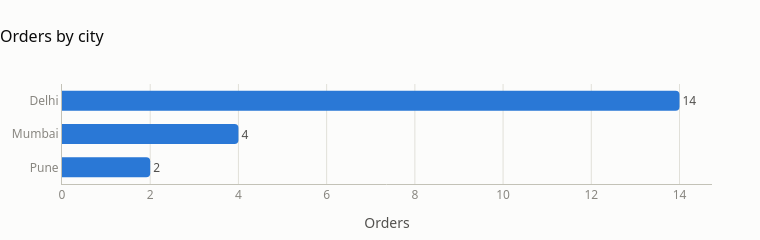

This figure's notebook cell:
### Markdown cell above
## 5. Drawing the chart

Mark specs from the chart guide: bars at most 24 px thick with rounded
data ends and value labels at the tip; 2 px lines with 8 px markers and a
surface-coloured ring; hairline grid; muted axis text; text never in the
series colour; hover tooltips on every mark. Light and dark themes use
their own selected palette steps.

### Code cell
# ============================================================
# 5. DRAWING THE CHART
# ============================================================

def format_number(value):
    """Labels: thousands separators, at most 2 decimals."""

    if value is None or (isinstance(value, float) and math.isnan(value)):
        return ""

    value = float(value)

    return f"{value:,.0f}" if value.is_integer() else f"{value:,.2f}"


def readable(name):
    """total_sales -> Total sales"""

    return str(name).replace("_", " ").strip().capitalize()


def tick_format(values):
    """Compact ticks (10k) once an axis reaches 10,000."""

    numbers = pd.to_numeric(pd.Series(values), errors="coerce").abs()
    return "~s" if numbers.max() >= 10_000 else ",~r"


def base_layout(figure, theme, title, height):
    """Surface, ink, hairline grid and hover for every chart."""

    figure.update_layout(
        title={"text": title, "x": 0, "xanchor": "left",
               "font": {"size": 16, "color": theme["ink"]}},
        width=CHART_WIDTH, height=height,
        margin={"l": 16, "r": 48, "t": 84, "b": 40},
        paper_bgcolor=theme["surface"], plot_bgcolor=theme["surface"],
        font={"family": FONT_FAMILY, "size": 12, "color": theme["ink_secondary"]},
        hoverlabel={"bgcolor": theme["surface"], "bordercolor": theme["axis"],
                    "font": {"color": theme["ink"], "family": FONT_FAMILY}},
        # Legend in one row between the title and the plot, never
        # competing with the x-axis title.
        legend={"orientation": "h", "y": 1.02, "yanchor": "bottom", "x": 0,
                "font": {"color": theme["ink_secondary"]}},
        barcornerradius=4,
    )
    figure.update_xaxes(gridcolor=theme["grid"], gridwidth=1,
                        linecolor=theme["axis"], zeroline=False,
                        tickfont={"color": theme["muted"]}, automargin=True,
                        title_font={"color": theme["ink_secondary"]})
    figure.update_yaxes(gridcolor=theme["grid"], gridwidth=1,
                        linecolor=theme["axis"], zeroline=False,
                        tickfont={"color": theme["muted"]}, automargin=True,
                        title_font={"color": theme["ink_secondary"]})

    return figure


def series_colors(values, theme):
    """Fixed colour per category name (sorted), never by rank."""

    names = sorted(pd.Series(values).dropna().astype(str).unique())
    return {name: theme["series"][index] for index, name in enumerate(names)}


def draw_stat(frame, spec, theme):
    """Hero number; a text column in the row names what it is about."""

    value = frame[spec["y"]].iloc[0]
    labels = [str(frame[column].iloc[0]) for column in frame.columns
              if column != spec["y"] and pd.notna(frame[column].iloc[0])]
    label = " · ".join(labels + [readable(spec["y"])])

    figure = go.Figure(go.Indicator(
        mode="number", value=None if pd.isna(value) else float(value),
        number={"valueformat": ",.2~f",
                "font": {"size": 56, "color": theme["ink"]}},
        title={"text": label,
               "font": {"size": 14, "color": theme["ink_secondary"]}},
    ))
    return base_layout(figure, theme, spec["title"], 220)


def draw_bar(frame, spec, theme):
    data = (frame.dropna(subset=[spec["x"]])
                 .sort_values(spec["x"], ascending=False)
                 .head(MAX_BARS))
    figure = go.Figure(go.Bar(
        x=data[spec["x"]], y=data[spec["y"]].astype(str), orientation="h",
        marker={"color": theme["series"][0], "line": {"width": 0}},
        text=[format_number(value) for value in data[spec["x"]]],
        textposition="outside", cliponaxis=False,
        textfont={"color": theme["ink_secondary"]},
        hovertemplate="%{y}: %{x:,}<extra></extra>",
    ))
    figure.update_layout(bargap=BAR_GAP)
    figure.update_yaxes(autorange="reversed", showgrid=False)
    figure.update_xaxes(title=readable(spec["x"]),
                        tickformat=tick_format(data[spec["x"]]))
    height = 110 + BAR_SLOT_PX * len(data)
    return base_layout(figure, theme, spec["title"], height)


def draw_grouped_bar(frame, spec, theme):
    colors = series_colors(frame[spec["color"]], theme)
    figure = go.Figure()

    for name, color in colors.items():
        part = frame[frame[spec["color"]].astype(str) == name]
        figure.add_trace(go.Bar(
            x=part[spec["x"]], y=part[spec["y"]].astype(str), name=name,
            orientation="h", marker={"color": color, "line": {"width": 0}},
            hovertemplate=f"{name} · %{{y}}: %{{x:,}}<extra></extra>",
        ))

    # bargroupgap leaves a visible surface gap between bars of a group.
    figure.update_layout(barmode="group", bargap=0.3, bargroupgap=0.2)
    figure.update_yaxes(autorange="reversed", showgrid=False)
    figure.update_xaxes(title=readable(spec["x"]),
                        tickformat=tick_format(frame[spec["x"]]))
    height = 130 + BAR_SLOT_PX * frame[spec["y"]].nunique() * max(1, len(colors) // 2)
    return base_layout(figure, theme, spec["title"], min(height, 900))


def line_trace(x, y, color, theme, name=None, show_end_label=True):
    """2 px line, 8 px markers with a surface ring, value at the end."""

    text = None

    if show_end_label and y.notna().any():
        last = y.last_valid_index()
        text = [format_number(value) if index == last else ""
                for index, value in y.items()]

    return go.Scatter(
        x=x, y=y, name=name, connectgaps=False,
        mode="lines+markers+text" if show_end_label else "lines+markers",
        line={"color": color, "width": 2, "shape": "linear"},
        marker={"size": 8, "color": color,
                "line": {"width": 2, "color": theme["surface"]}},
        text=text, textposition="middle right",
        textfont={"color": theme["ink_secondary"]}, cliponaxis=False,
        hovertemplate=(f"{name} · " if name else "") + "%{x}: %{y:,}<extra></extra>",
    )


def draw_line(frame, spec, theme):
    data = frame.sort_values(spec["x"])
    figure = go.Figure()

    if spec["color"]:
        colors = series_colors(data[spec["color"]], theme)
        all_x = sorted(data[spec["x"]].astype(str).unique())

        for name, color in colors.items():
            # Every series on every x; a missing period becomes a gap in
            # the line instead of a straight segment across it.
            part = (data[data[spec["color"]].astype(str) == name]
                    .assign(**{spec["x"]: lambda d: d[spec["x"]].astype(str)})
                    .set_index(spec["x"])[spec["y"]]
                    .reindex(all_x))
            figure.add_trace(line_trace(pd.Series(all_x), part.reset_index(drop=True),
                                        color, theme, name,
                                        show_end_label=len(colors) <= 4))
    else:
        figure.add_trace(line_trace(data[spec["x"]].astype(str),
                                    data[spec["y"]], theme["series"][0], theme))
        figure.update_layout(showlegend=False)

    figure.update_layout(hovermode="x unified")
    figure.update_xaxes(type="category", showgrid=False, showspikes=True,
                        spikecolor=theme["axis"], spikethickness=1,
                        spikedash="solid")
    figure.update_yaxes(title=readable(spec["y"]),
                        tickformat=tick_format(data[spec["y"]]))
    return base_layout(figure, theme, spec["title"], 380)


def draw_multiples(frame, spec, theme):
    """One panel per measure, each with its own y-axis (never overlaid)."""

    data = frame.sort_values(spec["x"])
    measures = spec["y"]
    figure = make_subplots(rows=len(measures), cols=1, shared_xaxes=True,
                           vertical_spacing=0.08,
                           subplot_titles=[readable(m) for m in measures])

    for row, measure in enumerate(measures, start=1):
        figure.add_trace(line_trace(data[spec["x"]].astype(str), data[measure],
                                    theme["series"][0], theme, readable(measure)),
                         row=row, col=1)
        figure.update_yaxes(tickformat=tick_format(data[measure]), row=row, col=1)

    figure.update_layout(showlegend=False, hovermode="x unified")
    figure.update_xaxes(type="category", showgrid=False)
    figure.update_annotations(font={"color": theme["ink_secondary"], "size": 12},
                              x=0, xanchor="left")
    return base_layout(figure, theme, spec["title"], 160 + 200 * len(measures))


def draw_scatter(frame, spec, theme):
    figure = go.Figure(go.Scatter(
        x=frame[spec["x"]], y=frame[spec["y"]], mode="markers",
        marker={"size": 9, "color": theme["series"][0],
                "line": {"width": 2, "color": theme["surface"]}},
        hovertemplate=f"{readable(spec['x'])}: %{{x:,}}<br>"
                      f"{readable(spec['y'])}: %{{y:,}}<extra></extra>",
    ))
    figure.update_xaxes(title=readable(spec["x"]))
    figure.update_yaxes(title=readable(spec["y"]))
    return base_layout(figure, theme, spec["title"], 420)


def draw_histogram(frame, spec, theme):
    figure = go.Figure(go.Histogram(
        x=frame[spec["x"]], marker={"color": theme["series"][0],
                                    "line": {"width": 0}},
        hovertemplate="%{x}: %{y} rows<extra></extra>",
    ))
    figure.update_layout(bargap=0.06)
    figure.update_xaxes(title=readable(spec["x"]), showgrid=False)
    figure.update_yaxes(title="Rows")
    return base_layout(figure, theme, spec["title"], 380)


DRAWERS = {"stat": draw_stat, "bar": draw_bar, "grouped_bar": draw_grouped_bar,
           "line": draw_line, "multiples": draw_multiples,
           "scatter": draw_scatter, "histogram": draw_histogram}


def build_figure(frame, spec, mode="light"):
    """Plotly figure for a spec, or None for table / none."""

    drawer = DRAWERS.get(spec["type"])
    return drawer(frame, spec, THEMES[mode]) if drawer else None


sample = pd.DataFrame({"city": ["Delhi", "Pune", "Mumbai"], "orders": [14, 2, 4]})
build_figure(sample, choose_chart(sample, "Orders by city?"))

### Figure 1 — Plotly figure (JSON) as saved in the notebook; plotly's stock layout.template omitted (floating-point values rounded to 4 significant figures)
{"data": [{"cliponaxis": false, "hovertemplate": "%{y}: %{x:,}<extra></extra>", "marker": {"color": "#2a78d6", "line": {"width": 0}}, "orientation": "h", "text": ["14", "4", "2"], "textfont": {"color": "#52514e"}, "textposition": "outside", "type": "bar", "x": [14, 4, 2], "y": ["Delhi", "Mumbai", "Pune"]}], "layout": {"barcornerradius": 4, "bargap": 0.4, "font": {"color": "#52514e", "family": "system-ui, -apple-system, \"Segoe UI\", sans-serif", "size": 12}, "height": 218, "hoverlabel": {"bgcolor": "#fcfcfb", "bordercolor": "#c3c2b7", "font": {"color": "#0b0b0b", "family": "system-ui, -apple-system, \"Segoe UI\", sans-serif"}}, "legend": {"font": {"color": "#52514e"}, "orientation": "h", "x": 0, "y": 1.02, "yanchor": "bottom"}, "margin": {"b": 40, "l": 16, "r": 48, "t": 84}, "paper_bgcolor": "#fcfcfb", "plot_bgcolor": "#fcfcfb", "title": {"font": {"color": "#0b0b0b", "size": 16}, "text": "Orders by city", "x": 0, "xanchor": "left"}, "width": 760, "xaxis": {"automargin": true, "gridcolor": "#e1e0d9", "gridwidth": 1, "linecolor": "#c3c2b7", "tickfont": {"color": "#898781"}, "tickformat": ",~r", "title": {"font": {"color": "#52514e"}, "text": "Orders"}, "zeroline": false}, "yaxis": {"automargin": true, "autorange": "reversed", "gridcolor": "#e1e0d9", "gridwidth": 1, "linecolor": "#c3c2b7", "showgrid": false, "tickfont": {"color": "#898781"}, "title": {"font": {"color": "#52514e"}}, "zeroline": false}}}
